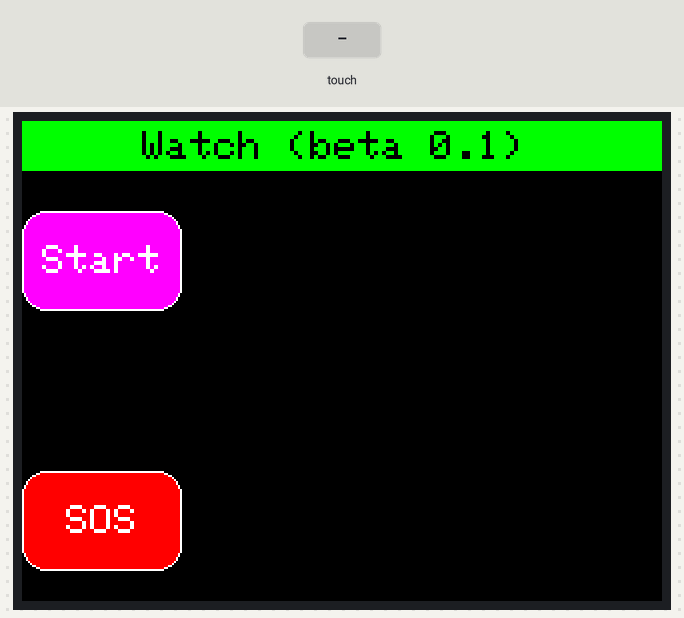
Simulated run of this sketch. Board: Arduino Uno, built with avr-gcc and run on an emulated ATmega328P. On the bench: 320×240 colour display. Inputs (shaded band) come from the test bench. What the sketch prints to the serial monitor is not drawn.

Above: at 1.4 s.
1.5 s: touch panel pressed at 13 % / 10 % of its raw x / y range
At 2.4 s:
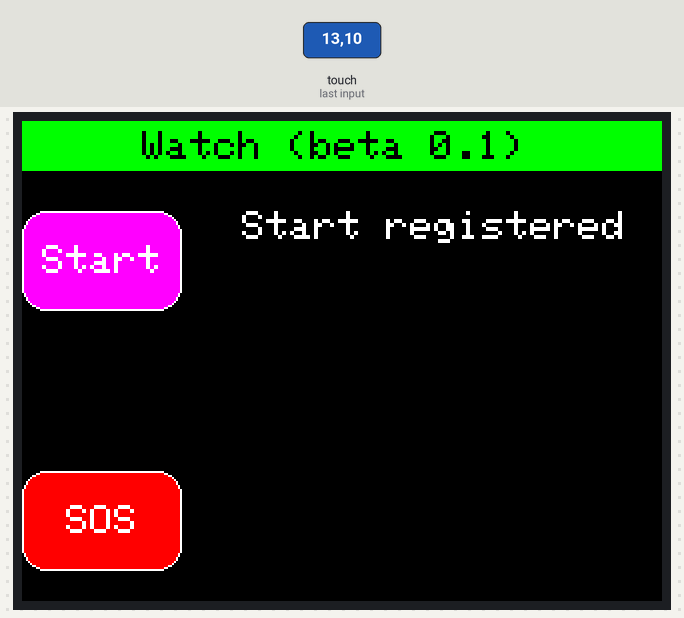
4.1 s: touch panel pressed at 38 % / 10 % of its raw x / y range
Timing chart, 0 to 7.1 s (numbered marks = the images above; inputs shaded):
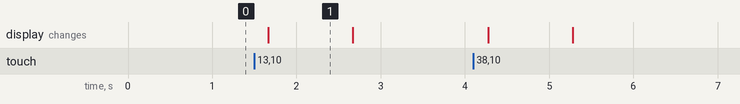

Measured:
- after the input at 1.5 s, the display: changes after 0.17 s (image 1)
- what the display in image 1 shows lasts 1.0 s, from 1.7 s to 2.7 s

The sketch:

LCD.ino
```cpp
#include <Adafruit_GFX.h>
#include <MCUFRIEND_kbv.h>
MCUFRIEND_kbv tft;
#include <TouchScreen.h>
#define MINPRESSURE 100
#define MAXPRESSURE 2000
#define BLACK   0x0000
#define BLUE    0x001F
#define RED     0xF800
#define GREEN   0x07E0
#define CYAN    0x07FF
#define MAGENTA 0xF81F
#define YELLOW  0xFFE0
#define WHITE   0xFFFF
// ALL Touch panels and wiring is DIFFERENT
// copy-paste results from TouchScreen_Calibr_native.ino
const int XP = 6, XM = A2, YP = A1, YM = 7; //ID=0x9341

const int TS_LEFT = 910, TS_RT = 169, TS_TOP = 900, TS_BOT = 180;

TouchScreen ts = TouchScreen(XP, YP, XM, YM, 300);

Adafruit_GFX_Button on_btn;
Adafruit_GFX_Button SOS_btn;

int pixel_x, pixel_y;     //Touch_getXY() updates global vars
int button;
bool Touch_getXY(void)
{
    TSPoint p = ts.getPoint();
    pinMode(YP, OUTPUT);      //restore shared pins
    pinMode(XM, OUTPUT);
    digitalWrite(YP, HIGH);   //because TFT control pins
    digitalWrite(XM, HIGH);
    bool pressed = (p.z > MINPRESSURE && p.z < MAXPRESSURE);
    if (pressed) {
        Serial.println("P.X:"+String(p.x));
        Serial.println("P.Y:"+String(p.y));
        pixel_x = map(p.x, TS_RT, TS_LEFT,  0, tft.width()); //.kbv makes sense to me
        pixel_y = map(p.y, TS_TOP, TS_BOT, 0, tft.height());
        Serial.println("X:"+String(pixel_x));
        Serial.println("Y:"+String(pixel_y));
        Serial.println("");
        tft.setTextColor(WHITE, BLACK);
    }
    if (p.y>960 && p.y<1000 && button == 1){
        button = 0;
    }
    if (p.y>-26 && p.y<-23 && button == 0){
        button = 1;
    }
    if(p.y>900 && p.y<915){
      button = 2;
    }
    //   tft.drawLine(160, 239,x,y, WHITE);
    if(pressed){
          tft.setTextSize(2);

          tft.setCursor(110,45);
          if (button == 0)
            tft.print("Start registered");
          else if(button == 2)
            tft.print("SOS registered");
          delay(1000);
          // Clear the area where the text was printed
          int textX = 110; // Example position where the text was printed
          int textY = 45;
          int textWidth = 200; // Example width and height of the printed text
          int textHeight = 20;
          uint16_t backgroundColor = BLACK; // Example background color

          // Clear the area where the text was printed
          tft.fillRect(textX, textY, textWidth, textHeight, backgroundColor);
    }
    delay(200);
    return pressed;
}


float i=0;
int randomvalue=-90;
int returnx=0;
float angle,x,y;
bool down;
unsigned long old =0;
unsigned long current =0;
long interval=0;
void setup(void)
{
    Serial.begin(9600);
    uint16_t ID = tft.readID();
    Serial.print("TFT ID = 0x");
    Serial.println(ID, HEX);
    Serial.println("Calibrate for your Touch Panel");
    if (ID == 0xD3D3) ID = 0x9486; // write-only shield
    tft.begin(ID);
    tft.setRotation(3);            //PORTRAIT
    tft.setTextSize(3);
    tft.fillScreen(BLACK);
    on_btn.initButton(&tft,  40, 70, 80, 50, WHITE, MAGENTA, WHITE, "Start", 2);
    SOS_btn.initButton(&tft,  40, 200, 80, 50, WHITE, RED, WHITE, "SOS", 2);

    on_btn.drawButton(false);
    SOS_btn.drawButton(false);

    i=randomvalue;

   tft.setTextSize(2);
   tft.fillRect(0,0,320,25,GREEN);
   tft.setTextColor(BLACK);
   tft.setCursor(0,5);
   tft.print("     Watch (beta 0.1)   ");
  //tft.setTextColor(YELLOW,BLACK);
}

void loop(void)
{
   current =millis();
   if( (current-old)/100>2)
   returnx=0;

   down = Touch_getXY();
    if (down)
    {
            on_btn.press(down && on_btn.contains(pixel_x, pixel_y));
            SOS_btn.press(down && on_btn.contains(pixel_x, pixel_y));
            Serial.print("Button: ");
            Serial.println(button);

            if (on_btn.justPressed() || button == 0 )
            {
              //  on_btn.drawButton(true);
               Serial.println("Start Button Pressed");
               on_btn.press(false);
               //on_btn.drawButton(false);
            }
            if (SOS_btn.justPressed() || button == 2)
            {
              //  SOS_btn.drawButton(true);
               Serial.println("SOS Button Pressed");
               SOS_btn.press(false);
               //SOS_btn.drawButton(false);
            }

              i=randomvalue;
              angle = (i/ 57.2958)  - 1.57;
              x= 160 + cos(angle) * 80;
              y = 239+sin(angle) * 80;
              tft.drawLine(160, 239,x,y, BLACK);

              randomvalue=randomvalue+2;
              i=randomvalue;
              if(i>90)
                {
                  i=90;
                  randomvalue=90;
                }

              returnx=1;
              delay(30);

  }


  else if (!down && returnx ==0)
  {
          down = Touch_getXY();
          if(randomvalue<=-90 || down==1)
          return;
          i=randomvalue;


          delay(30);
        }

}
```
